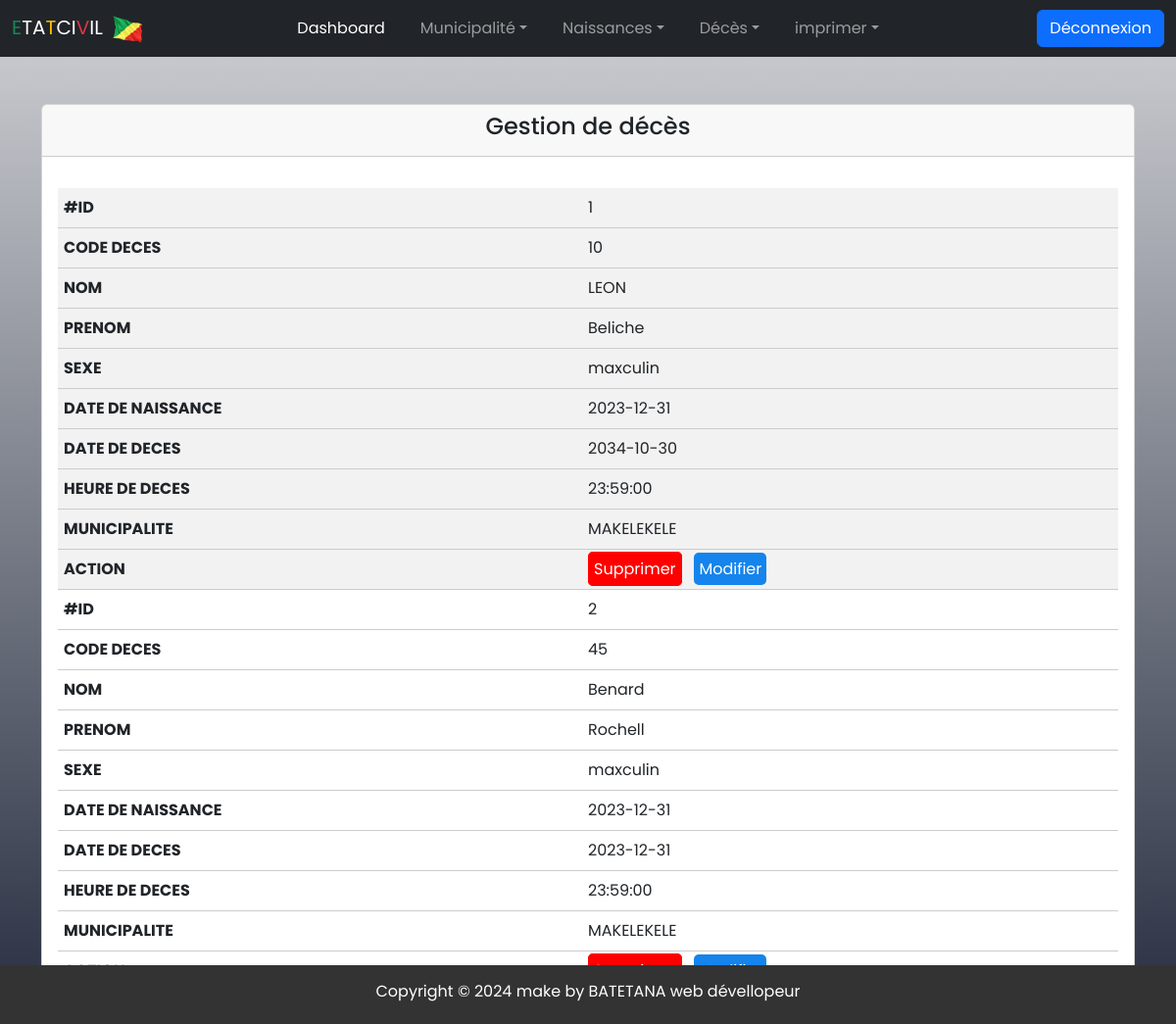
/vue_deces.php, run on the app's committed database.
### tables this page shows
CREATE TABLE `deces` (
  `code_deces` int(30) NOT NULL,
  `nom` varchar(30) NOT NULL,
  `prenom` varchar(30) NOT NULL,
  `sexe` varchar(10) NOT NULL,
  `date_naiss` date NOT NULL,
  `lieu_naiss` varchar(30) NOT NULL,
  `date_deces` date NOT NULL,
  `h_deces` time NOT NULL,
  `lieu_deces` varchar(30) NOT NULL,
  `profession` varchar(30) NOT NULL,
  `D_defunt` varchar(100) NOT NULL,
  `c_deces` varchar(30) NOT NULL,
  `nom_municipalite` varchar(30) NOT NULL
);

### vue_deces.php (the view, shortened to what this page needs)
<!DOCTYPE html>
<html lang="en">
<head>
    <link rel="stylesheet" href="https://cdnjs.cloudflare.com/ajax/libs/font-awesome/5.15.1/css/all.min.css">
    <link rel="stylesheet" href="./css1/form_table.css">
    <link href='https://unpkg.com/boxicons@2.1.4/css/boxicons.min.css' rel='stylesheet'>
</head>
<body>
<?php include 'background_image.php';?>
<?php include 'navbar.php';?>
  <div class="container mt-5">
    <div class="row justify-content-center">
      <div class="col-md-12">
        <div class="card">
          <div class="card-header">
             <h4 class="text-center">Gestion de décès</h4>
          </div>
          <div class="card-body">
          <div class="table-responsive " id="change">
          <table class="table table-striped display mt-3 table-hover">
            <?php
            include('init.php');
            $sql = "SELECT `code_deces`, `nom`,`prenom`, `sexe`,`date_naiss`,`date_deces`,`h_deces`,`nom_municipalite` FROM `deces`";
            $result = mysqli_query($conn, $sql);
            if (mysqli_num_rows($result) > 0) {
                $cnt=1;
                while($row = mysqli_fetch_array($result))
                  {
                    ?>
                  <tr>
                  <td data-title="#ID"><?php echo $cnt;?></td>
                  <td data-title="CODE DECES"><?php echo $row['code_deces'];?></td>
                  <td data-title="NOM"><?php echo $row['nom'];?></td>
                  <td data-title="PRENOM"><?php echo $row['prenom'];?></td>
                  <td data-title="SEXE"><?php echo $row['sexe'];?></td>
                  <td data-title="DATE DE NAISSANCE"><?php echo $row['date_naiss'];?> </td>
                  <td data-title="DATE DE DECES"><?php echo $row['date_deces'];?></td>
                  <td data-title="HEURE DE DECES"><?php echo $row['h_deces'];?> </td>
                  <td data-title="MUNICIPALITE"><?php echo $row['nom_municipalite'];?></td>
                  <td data-title="ACTION"><a href="delete-deces.php?code_deces=<?php echo $row['code_deces'];?>" id="supp" >Supprimer</a>&nbsp&nbsp&nbsp<a class="add" href="update_deces.php?update_code_deces=<?php echo $row['code_deces'];?>">Modifier</a></td>
                  </tr>
                  <?php
                 $cnt++; }
               }
               else
               {
                 ?>
                     <tr>
                       <td colspan="9">No record found</td>
                     </tr>
                 <?php
               }
                ?>
            </table>
          </div>
          </div>
        </div>
      </div>
    </div>
  </div>
 <?php include('footer.php');?>
</body>
</html>

### background_image.php (shortened to what this page needs)
<!DOCTYPE html>
<html lang="en">
<head>
</head>
<body>
</body>
</html>

### navbar.php (shortened to what this page needs)
<!DOCTYPE html>
<html lang="en">
<head>
    <link rel="stylesheet" href="./css1/navbar.css">
    <link href='https://unpkg.com/boxicons@2.1.4/css/boxicons.min.css' rel='stylesheet'>
    <link rel="stylesheet" href="./bootstrap/css/bootstrap.css">
</head>
<body>
<header>
            <nav class="navbar navbar-expand-lg navbar-dark bg-dark" aria-label="Eighth navbar example">
                <div class="container-fluid">
                    <div class="collapse navbar-collapse d-lg-flex" id="navbarsExample11">
                    <a class="navbar-brand col-lg-3 me-0" href="#"><span class="text-success">E</span>TA<span class="text-warning">T</span>CI<span class="text-danger">V</span>IL <img src="./images1/pngegg.png" alt="" style="whidth:30px; height:30px;"></a>
                    <ul class="navbar-nav col-lg-6 justify-content-lg-center">
                    <li class="nav-item">
                        <a class="nav-link active" aria-current="page" href="tableau_de_bord.php"></i>Dashboard</a>
                    </li>
                    <li class="nav-item dropdown">
                        <a class="nav-link dropdown-toggle" href="#" data-bs-toggle="dropdown" aria-expanded="false">Municipalité</a>
                    </li>
                    <li class="nav-item dropdown">
                        <a class="nav-link dropdown-toggle" href="#" data-bs-toggle="dropdown" aria-expanded="false">Naissances</a>
                    </li>
                    <li class="nav-item dropdown">
                        <a class="nav-link dropdown-toggle" href="#" data-bs-toggle="dropdown" aria-expanded="false">Décès</a>
                    </li>
                    <li class="nav-item dropdown">
                        <a class="nav-link dropdown-toggle" href="#" data-bs-toggle="dropdown" aria-expanded="false">imprimer</a>
                    </li>
                    </ul>
                    <div class="d-lg-flex col-lg-3 justify-content-lg-end">
                        <a href="logout.php" class="btn btn-primary">Déconnexion</a>
                    </div>
                    </div>
                </div>
                </nav>
    </header>
</body>
</html>

### footer.php (shortened to what this page needs)
<!DOCTYPE html>
<html lang="en">
<head>
    <link rel="stylesheet" href="./css1/footer.css">
</head>
<body>
    <div>
       <footer>
            <p>Copyright &copy; <script>document.write(new Date().getFullYear());</script> make by BATETANA web dévellopeur</p>
       </footer>
    </div>
</body>
</html>

### css1/form_table.css (style rules this page uses)
* { margin: 0; padding: 0; font-family: 'poppins'; }
.nav-item .nav-link { margin:0 10px; }
#supp { background: red; color:white; padding:5px; border-radius:5px; text-decoration:none; border:1px solid rgb(255, 0, 0); font-family: 'poppins'; }
.add { background:#1584ec; color:white; padding:5px; border-radius:5px; text-decoration:none; font-family: 'poppins'; }

### css1/navbar.css (style rules this page uses)
.nav-item .nav-link { margin:0 10px; }

### css1/footer.css (style rules this page uses)
footer { position: absolute; text-align: center; background-color:#333; color:#fff; padding:15px 0 5px 0; bottom:0; width: 100%; position: fixed; }

### vue_deces.php (style rules this page uses)
@media only screen and (max-width:1200px) { #change,tbody,td,tr { display:block; } }
@media only screen and (max-width:1200px) { #change td { position: relative; padding-left:50%; } }
@media only screen and (max-width:1200px) { #change td:before { content:attr(data-title); position:absolute; left:6px; font-weight:bold; } }
@media only screen and (max-width:1200px) { #change td { border-bottom:1px solid #ccc; } }

### background_image.php (style rules this page uses)
body { background:linear-gradient(rgba(15,23,43,0.2),rgba(15,23,43,0.9)),url(./images1/m.jpg); background-size:cover; background-position:center; background-repeat: no-repeat; font-family: 'poppins'; background-attachment: fixed; }

### data on the page
deces: code_deces "10", nom "LEON", prenom "Beliche", sexe "maxculin", date_naiss "2023-12-31", date_deces "2034-10-30", h_deces "23:59:00", nom_municipalite "MAKELEKELE"
deces: code_deces "45", nom "Benard", prenom "Rochell", sexe "maxculin", date_naiss "2023-12-31", date_deces "2023-12-31", h_deces "23:59:00", nom_municipalite "MAKELEKELE"
